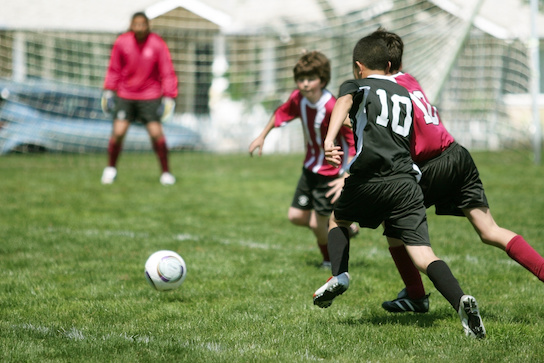
#> input picture open_cv/Input_Images/players.jpg, 544 x 363 px
$ python ch2_e.py
#> lines starting #> are read from the running program, lines starting #| are printed output that depends on the picture
import numpy as np
import cv2 as cv2
import os
import matplotlib.pyplot as plt

"""
Scaling and rotation
"""

sep_ids_ls = [sep_idx for sep_idx, str_char in enumerate(__file__) if str_char == os.sep]
curr_path = __file__[0:sep_ids_ls[-1]] + os.sep
in_path = __file__[0:sep_ids_ls[-3]]+ os.sep + "Input_Images"+ os.sep
out_path = __file__[0:sep_ids_ls[-3]]+ os.sep + "Output_Images"+ os.sep
os.makedirs(out_path, exist_ok=True)

# Test image
test_img_path  = os.path.join(in_path, "players.jpg")
orig_img = cv2.imread(test_img_path, 1)
#> orig_img is the input picture: shape (363, 544, 3); mean B, G, R 103.7, 137.8, 129.6
cv2.imshow("Original Image", orig_img)


"""
Scaling
"""
# generate an image that is half the size of the original in both dimensions
img_half = cv2.resize(orig_img, (0,0), fx=0.5, fy=0.5)
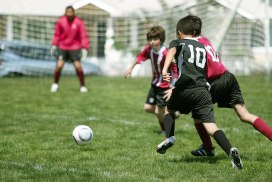
#> img_half: shape (182, 272, 3); mean B, G, R 103.7, 137.9, 129.6

# Stretch original image to the dimensions 600 x 600
img_stretch = cv2.resize(orig_img, (600,600))
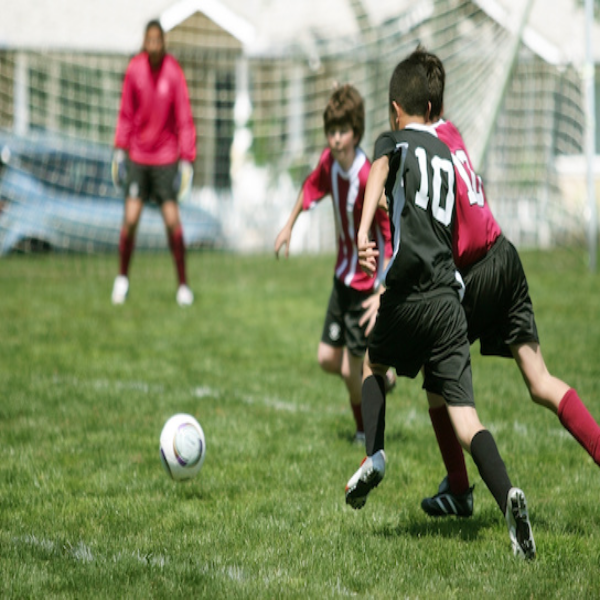
#> img_stretch: shape (600, 600, 3); mean B, G, R 103.5, 137.7, 129.5

# Stretch original image to the dimensions 600 x 600 bu this time using nearest interpolation mode
img_stretch_near = cv2.resize(orig_img, (600, 600), interpolation=cv2.INTER_LINEAR)

cv2.imshow("Half_Image", img_half)
cv2.imshow("Stretch_Image", img_stretch)
cv2.imshow("Stretch_NearInterpolated_Image", img_stretch_near)


"""
Rotation
"""
M = cv2.getRotationMatrix2D((orig_img.shape[1]/2, orig_img.shape[0]/2), -90, 1)
rotated_img = cv2.warpAffine(orig_img, M, (orig_img.shape[1], orig_img.shape[0]))
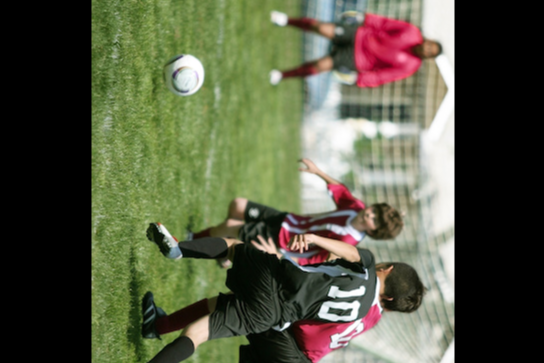
#> rotated_img: shape (363, 544, 3); mean B, G, R 66.9, 88.7, 85.5
cv2.imshow("Rotated", rotated_img)

cv2.waitKey(0)
cv2.destroyAllWindows()

pass

$ run again, with open_cv/Input_Images/butterfly.jpg copied over open_cv/Input_Images/players.jpg
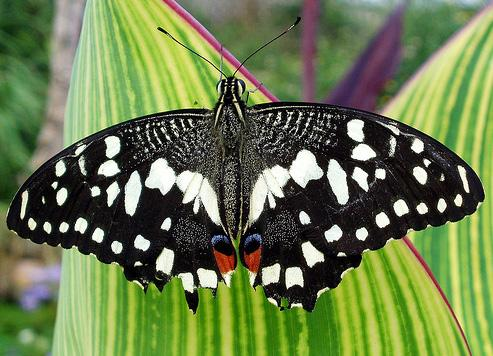
#> input picture open_cv/Input_Images/butterfly.jpg, 493 x 356 px
#> orig_img is the input picture: shape (356, 493, 3); mean B, G, R 77.2, 123.6, 107
#> `img_stretch = cv2.resize(orig_img, (600,600))`:
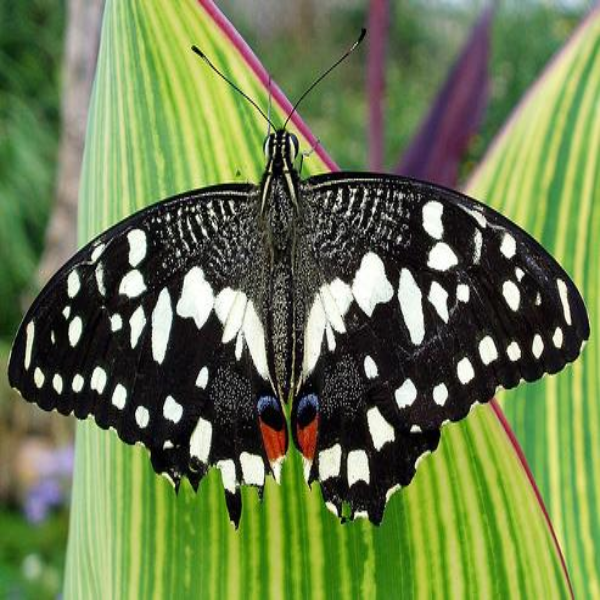
#> img_stretch: shape (600, 600, 3); mean B, G, R 77, 123.4, 106.9
#> `rotated_img = cv2.warpAffine(orig_img, M, (orig_img.shape[1], orig_img..`:
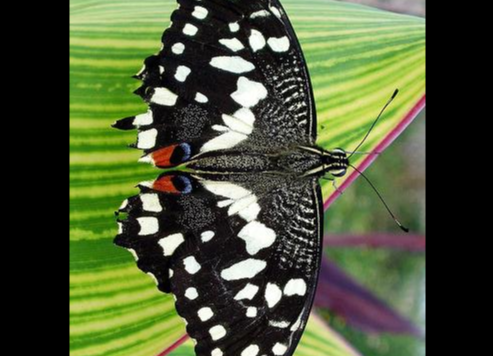
#> rotated_img: shape (356, 493, 3); mean B, G, R 54.4, 85.9, 75.9

$ run again, with open_cv/Input_Images/tomatoes.jpg copied over open_cv/Input_Images/players.jpg
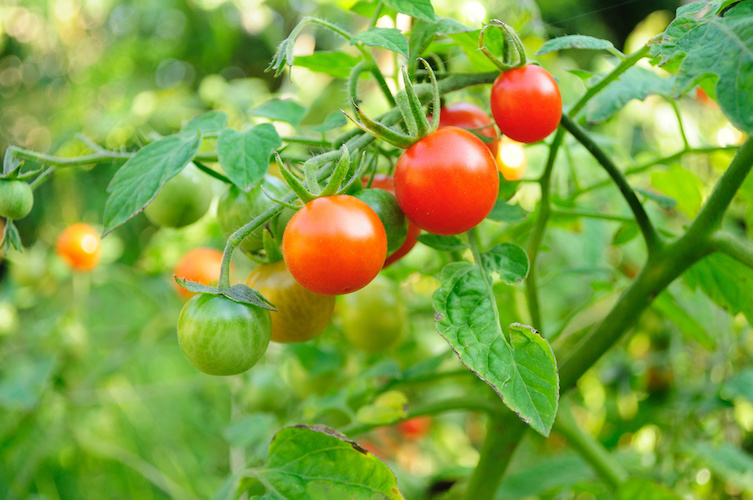
#> input picture open_cv/Input_Images/tomatoes.jpg, 753 x 500 px
#> orig_img is the input picture: shape (500, 753, 3); mean B, G, R 64.5, 161.1, 127.4
#> `img_stretch = cv2.resize(orig_img, (600,600))`:
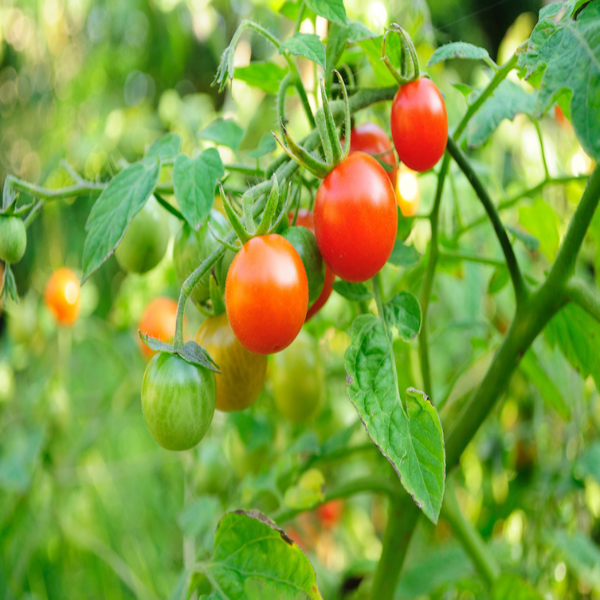
#> img_stretch: shape (600, 600, 3); mean B, G, R 64.4, 161, 127.3
#> `rotated_img = cv2.warpAffine(orig_img, M, (orig_img.shape[1], orig_img..`:
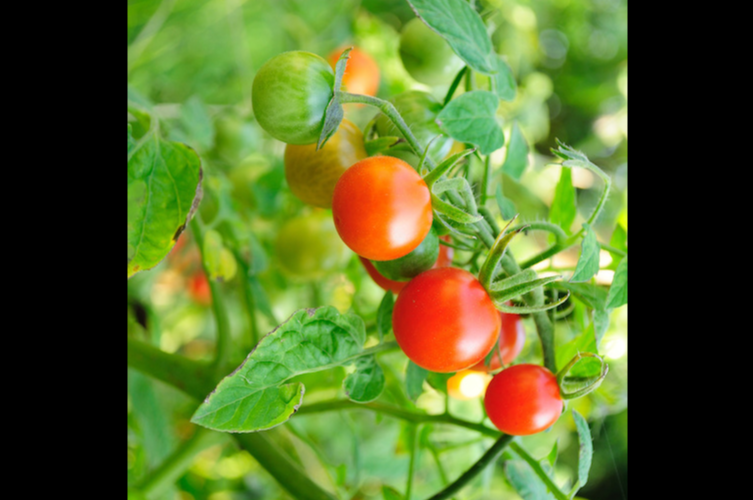
#> rotated_img: shape (500, 753, 3); mean B, G, R 41.9, 105.9, 86.7
